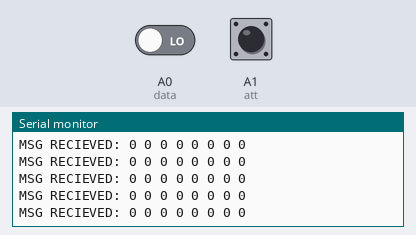
A sketch run on a simulated Arduino Uno, built with avr-gcc and run on an emulated ATmega328P. On the bench: the last lines printed to the serial monitor. The test bench sets the inputs (shaded band); at power-on: A0 (data) LOW, A1 (att) LOW.

Above: at 1.2 s.
1.3 s: A0 (data) driven HIGH
At 2.4 s:
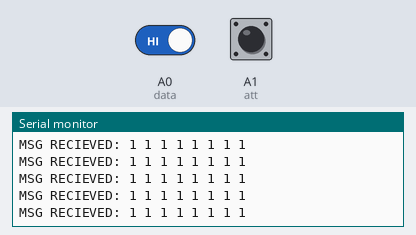
2.8 s: A1 (att) pulsed HIGH 2 times (0.12 s each, 0.3 s apart)
6.4 s: A0 (data) driven LOW
At 7.2 s:
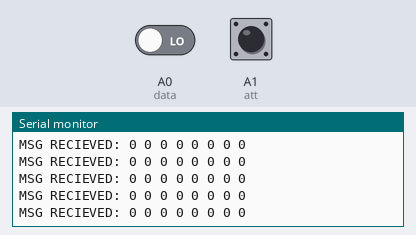

Measured:
- after the input at 1.3 s, the serial monitor: prints a new line after 0.07 s (image 1)
- after the input at 6.4 s, the serial monitor: prints a new line after 0.09 s (image 2)

The sketch:

Modulation_RX.ino
```cpp
#define data A0
#define att A1

void setup() {
  Serial.begin(9600);
  pinMode(data, INPUT);
  pinMode(att, INPUT);
}

void loop() {
  int msg[8];
  while (digitalRead(att) == HIGH);
  for (int i = 0; i < 8; i++) {
    msg[i] = digitalRead(data);
    delay(1);
  }
  Serial.print("MSG RECIEVED: ");
  for (int i = 0; i < 8; i++) {
    if (msg[i] == 0)
      Serial.print(0);
    else if (msg[i] == 1)
      Serial.print(1);

    Serial.print(" ");
  }
  Serial.println();
}
```
